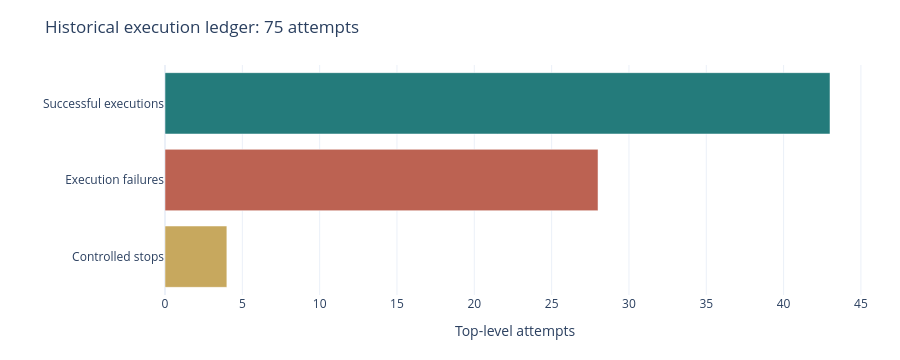

The notebook cell this image was saved under:
### Markdown cell above
## Keep negative experiments and operational failures distinct

The historical ledger records **43 successful executions, 28 execution failures, and 4 controlled stops**, totaling 75 attempts. A correctly executed negative experiment counts as a successful execution.

These totals are inherited from the September record; this notebook execution does not add a research attempt. The native harvest/service mechanism remained scientifically unresolved after a diagnostics error. The archived active-compute estimate is not an account-wide AWS bill.

### Code cell
display(chart_bundle(summary, "ledger"), raw=True)

### Figure 1 — Plotly figure (JSON) as saved in the notebook; plotly's stock layout.template omitted (floating-point values rounded to 4 significant figures)
{"data": [{"marker": {"color": ["#247B7B", "#BC6252", "#C7A85E"]}, "name": "Recorded aggregate", "orientation": "h", "type": "bar", "x": [43, 28, 4], "y": ["Successful executions", "Execution failures", "Controlled stops"]}], "layout": {"height": 360, "margin": {"b": 65, "l": 165, "r": 35, "t": 65}, "meta": {"evidence_cutoff": "2026-09-30T02:31:37Z", "scope": "aggregate summary"}, "title": {"text": "Historical execution ledger: 75 attempts"}, "width": 900, "xaxis": {"title": {"text": "Top-level attempts"}}, "yaxis": {"autorange": "reversed"}}}
